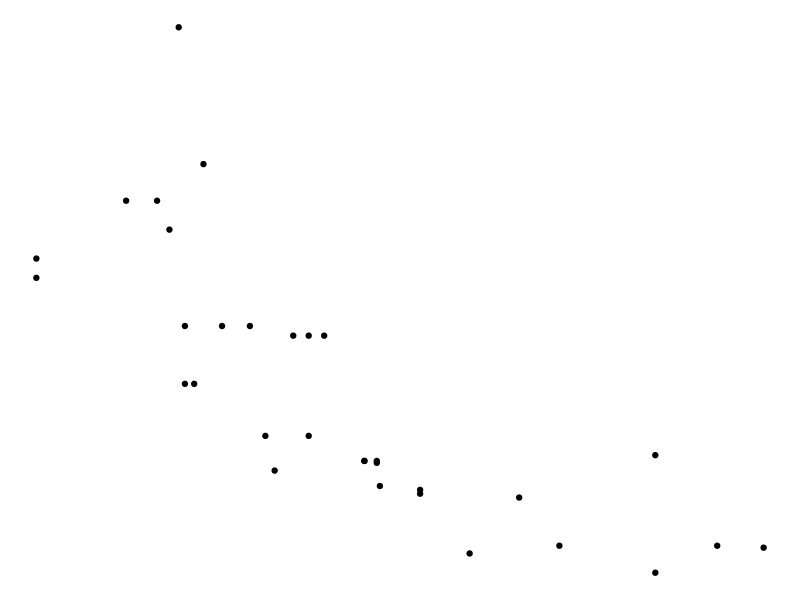

Write R code to recreate this figure.
library(ggplot2)

df <- mtcars
print(head(df))

#DATA & AESTHETICS Layer
pl <- ggplot(data=df,aes(x=mpg, y=hp))

#Geometry layer
#adding the data& AESTHETICS layer to geom layer
pl2<- pl + geom_point()

#adding the data, AESTHETICS, geom to theme layer
#print(pl2+theme_bw())
#print(pl2+theme_classic())
#print(pl2+theme_dark())
#print(pl2+theme_light())
#print(pl2+theme_linedraw())
print(pl2+theme_void())